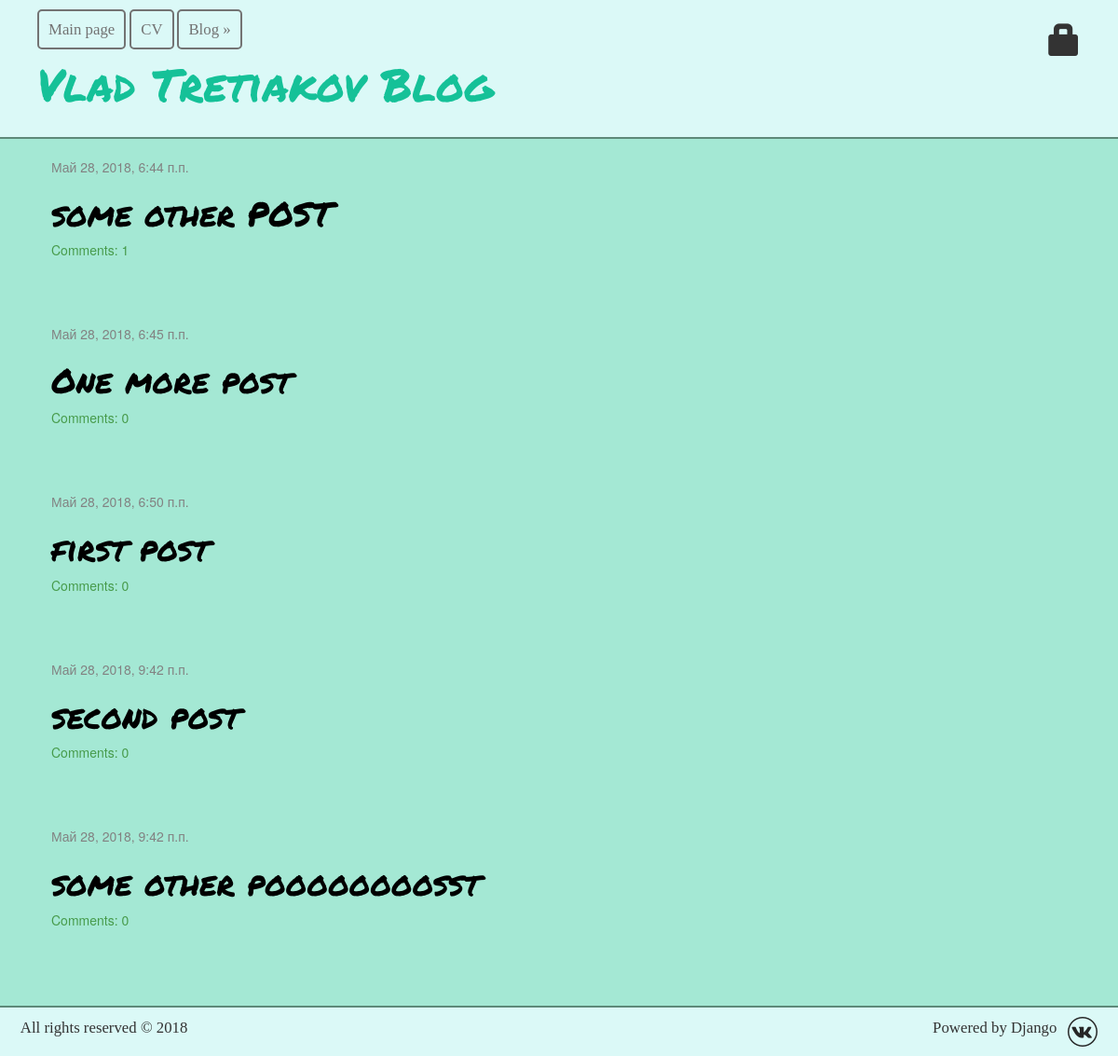
Screenshot of /blog/ with the database file from the repository.
### blog/models.py (models this page shows, shortened)
class Post(models.Model):
    author = models.ForeignKey('auth.User', on_delete=models.CASCADE)
    title = models.CharField(max_length=200)
    text = models.TextField()
    created_date = models.DateTimeField(
            default=timezone.now)
    published_date = models.DateTimeField(
            blank=True, null=True)
    def approved_comments(self):
        return self.comments.filter(approved_comment=True)

### blog/views.py (the view)
def post_list(request):
    posts = Post.objects.filter(published_date__lte=timezone.now()).order_by('published_date')
    return render(request, 'blog/post_list.html', {'posts': posts})

### blog/templates/blog/post_list.html
{% extends 'blog/base.html' %}
{% block content %}
    {% for post in posts %}
        <div class="post">
            <div class="date">
                {{ post.published_date }}
            </div>
            <h1><a href="{% url 'post_detail' pk=post.pk %}">{{ post.title }}</a></h1>
            <a href="{% url 'post_detail' pk=post.pk %}">Comments: {{ post.approved_comments.count }}</a>
        </div>
    {% endfor %}
{% endblock %}

### blog/static/css/blog.css (style rules this page uses)
html { background: #a4e8d4; }
body { background: #a4e8d4; }
body a { color: #479b4b; text-decoration: none; transition: all.6s ease; -moz-transition: all.6s ease; -webkit-transition: all.6s ease; -ms-transition: all.6s ease; }
h1, h2, h3, h4 { font-family: 'Permanent Marker', cursive; }
.date { float: top; color: #828282; }
.post { margin-bottom: 70px; }
.post h1 a, .post h1 a:visited { color: #000000; }

### rows the page displays
Post: published_date "Май 28, 2018, 6:44 п.п.", title "some other POST", approved_comments.count "1"
Post: published_date "Май 28, 2018, 6:45 п.п.", title "One more post", approved_comments.count "0"
Post: published_date "Май 28, 2018, 6:50 п.п.", title "first post", approved_comments.count "0"
Post: published_date "Май 28, 2018, 9:42 п.п.", title "second post", approved_comments.count "0"
Post: published_date "Май 28, 2018, 9:42 п.п.", title "some other poooooooosst", approved_comments.count "0"
